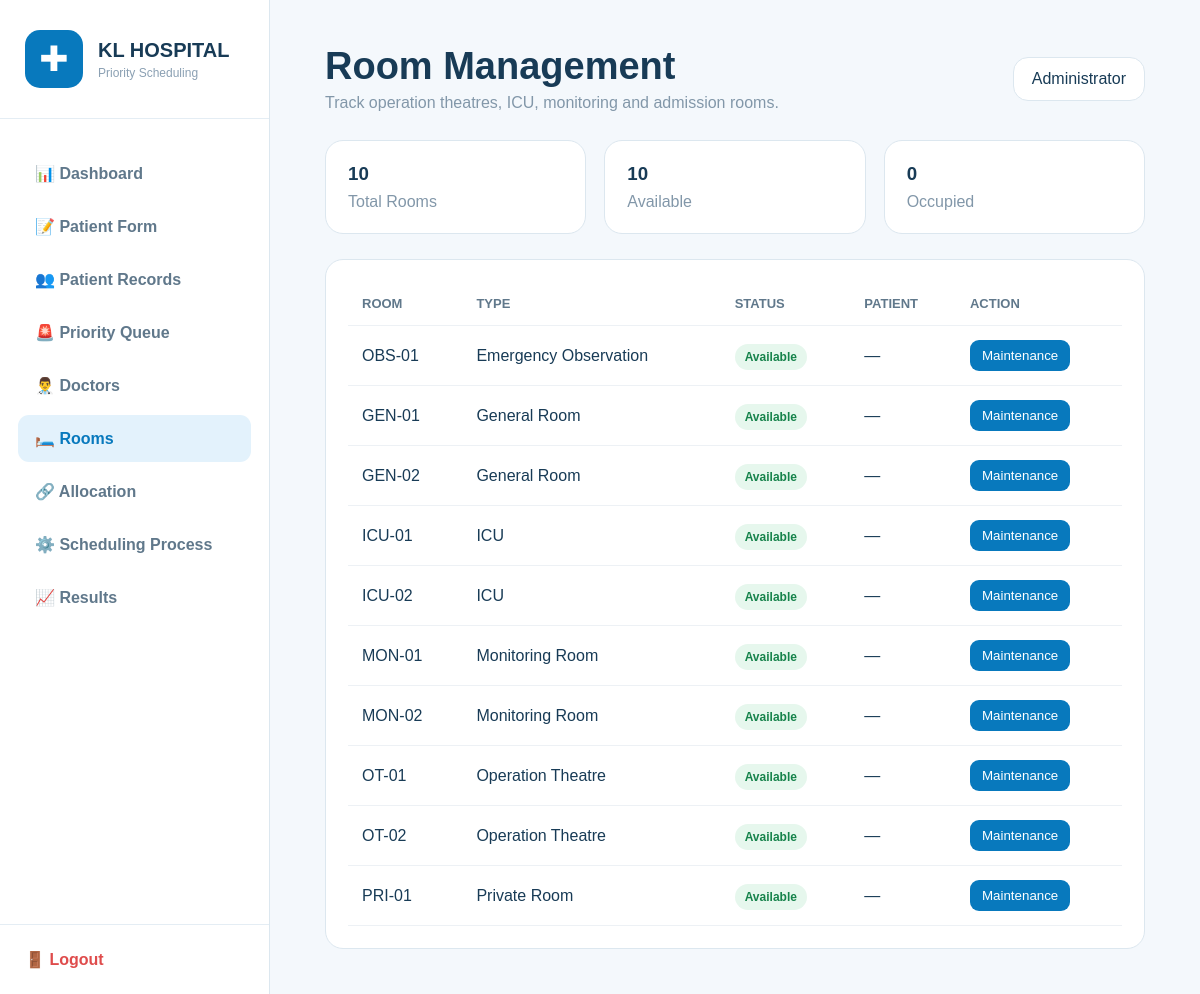
Page /rooms (signed in) on the committed database.
### tables this page shows
CREATE TABLE rooms (
            id INTEGER PRIMARY KEY AUTOINCREMENT,
            room_number TEXT UNIQUE NOT NULL,
            room_type TEXT NOT NULL,
            status TEXT DEFAULT 'Available',
            current_patient_id INTEGER,
            FOREIGN KEY (current_patient_id) REFERENCES patients(id)
        );

### app.py (the view)
@app.route("/rooms")
@login_required
def rooms():
    conn = get_db()
    room_list = conn.execute("""
        SELECT r.*, p.patient_id, p.name AS patient_name
        FROM rooms r LEFT JOIN patients p ON r.current_patient_id=p.id
        ORDER BY r.room_type, r.room_number
    """).fetchall()
    conn.close()
    return render_template("rooms.html", rooms=room_list)

### app.py (called while the page is built)
def get_db():
    conn = sqlite3.connect(DATABASE)
    conn.row_factory = sqlite3.Row
    conn.execute("PRAGMA foreign_keys = ON")
    return conn

def login_required(function):
    @wraps(function)
    def wrapper(*args, **kwargs):
        if "user_id" not in session:
            return redirect(url_for("login"))
        return function(*args, **kwargs)
    return wrapper

### templates/rooms.html (shortened to what this page needs)
<!doctype html><html><head><meta charset="UTF-8"><meta name="viewport" content="width=device-width,initial-scale=1"><title>Rooms | KL Hospital</title></head><body><div class="layout"><aside class="sidebar"><div class="logo"><div class="logo-icon">✚</div><div><h2>KL HOSPITAL</h2><p>Priority Scheduling</p></div></div><nav class="navigation"><a href="{{url_for('dashboard')}}">📊 Dashboard</a><a href="{{url_for('patient_form')}}">📝 Patient Form</a><a href="{{url_for('patients')}}">👥 Patient Records</a><a href="{{url_for('queue')}}">🚨 Priority Queue</a><a href="{{url_for('doctors')}}">👨‍⚕️ Doctors</a><a href="{{url_for('rooms')}}" class="active">🛏️ Rooms</a><a href="{{url_for('allocation')}}">🔗 Allocation</a><a href="{{url_for('process')}}">⚙️ Scheduling Process</a><a href="{{url_for('results')}}">📈 Results</a></nav><div class="logout"><a href="{{url_for('logout')}}">🚪 Logout</a></div></aside><main class="main"><header class="header"><div><h1>Room Management</h1><p>Track operation theatres, ICU, monitoring and admission rooms.</p></div><div class="admin">Administrator</div></header><div class="grid"><div class="card"><h3>{{rooms|length}}</h3><div class="muted">Total Rooms</div></div><div class="card"><h3>{{rooms|selectattr('status','equalto','Available')|list|length}}</h3><div class="muted">Available</div></div><div class="card"><h3>{{rooms|selectattr('status','equalto','Occupied')|list|length}}</h3><div class="muted">Occupied</div></div></div><div class="table-card"><table><thead><tr><th>Room</th><th>Type</th><th>Status</th><th>Patient</th><th>Action</th></tr></thead><tbody>{% for r in rooms %}<tr><td>{{r['room_number']}}</td><td>{{r['room_type']}}</td><td><span class="status {{r['status']|lower}}">{{r['status']}}</span></td><td>{% if r['patient_id'] %}{{r['patient_id']}} - {{r['patient_name']}}{% else %}—{% endif %}</td><td>{% if r['status']!='Occupied' %}<form method="post" action="{{url_for('room_status',room_number=r['room_number'])}}"><input type="hidden" name="status" value="{{'Maintenance' if r['status']=='Available' else 'Available'}}"><button class="btn" type="submit">{{'Maintenance' if r['status']=='Available' else 'Available'}}</button></form>{% else %}<span class="muted">In use</span>{% endif %}</td></tr>{% endfor %}</tbody></table></div></main></div></body></html>

### templates/rooms.html (style rules this page uses)
* { box-sizing:border-box }
body { margin:0;font-family:Arial;background:#f4f8fc;color:#183b56 }
.layout { display:flex;min-height:100vh }
.sidebar { width:270px;background:#fff;border-right:1px solid #dce7ef;position:fixed;inset:0 auto 0 0;display:flex;flex-direction:column }
.logo { padding:30px 25px;border-bottom:1px solid #e4edf4;display:flex;gap:15px;align-items:center }
.logo-icon { width:58px;height:58px;border-radius:15px;background:#0879bd;color:#fff;display:grid;place-items:center;font-size:35px }
.logo h2 { font-size:20px;margin:0 0 4px }
.logo p { margin:0;color:#8ba0b3;font-size:12px }
.navigation { padding:25px 18px;flex:1 }
.navigation a { display:block;padding:14px 17px;margin:6px 0;border-radius:11px;text-decoration:none;color:#60788b;font-weight:600 }
.navigation a:hover,.navigation a.active { background:#e3f2fc;color:#0879bd }
.logout { padding:25px;border-top:1px solid #e4edf4 }
.logout a { color:#df4c4c;text-decoration:none;font-weight:600 }
.main { margin-left:270px;width:calc(100% - 270px);padding:45px 55px }
.header { display:flex;justify-content:space-between;align-items:center;margin-bottom:28px }
.header h1 { font-size:38px;margin:0 0 6px }
.header p { color:#8297a9;margin:0 }
.admin { background:#fff;border:1px solid #dce7ef;padding:12px 18px;border-radius:15px }
.grid { display:grid;grid-template-columns:repeat(3,1fr);gap:18px;margin-bottom:25px }
.card,.table-card { background:#fff;border:1px solid #dce7ef;border-radius:18px;padding:22px }
.card h3 { margin:0 0 8px }
.muted { color:#8297a9 }
.table-card { overflow:auto }
table { width:100%;border-collapse:collapse }
th,td { text-align:left;padding:14px;border-bottom:1px solid #edf1f5 }
th { color:#60788b;font-size:13px;text-transform:uppercase }
.status { padding:6px 10px;border-radius:20px;font-size:12px;font-weight:bold }
.available { background:#e6f7ed;color:#16834b }
.btn { border:0;border-radius:9px;padding:8px 12px;background:#0879bd;color:#fff;cursor:pointer }

### rows in the picture
rooms: room_number "OBS-01", room_type "Emergency Observation", status "Available", status "Maintenance"
rooms: room_number "GEN-01", room_type "General Room", status "Available", status "Maintenance"
rooms: room_number "GEN-02", room_type "General Room", status "Available", status "Maintenance"
rooms: room_number "ICU-01", room_type "ICU", status "Available", status "Maintenance"
rooms: room_number "ICU-02", room_type "ICU", status "Available", status "Maintenance"
rooms: room_number "MON-01", room_type "Monitoring Room", status "Available", status "Maintenance"
rooms: room_number "MON-02", room_type "Monitoring Room", status "Available", status "Maintenance"
rooms: room_number "OT-01", room_type "Operation Theatre", status "Available", status "Maintenance"
rooms: room_number "OT-02", room_type "Operation Theatre", status "Available", status "Maintenance"
rooms: room_number "PRI-01", room_type "Private Room", status "Available", status "Maintenance"

### other values in the picture
{{ rooms|length }} "10"
{{ rooms|selectattr('status','equalto','Available')|list|length }} "10"
{{ rooms|selectattr('status','equalto','Occupied')|list|length }} "0"
